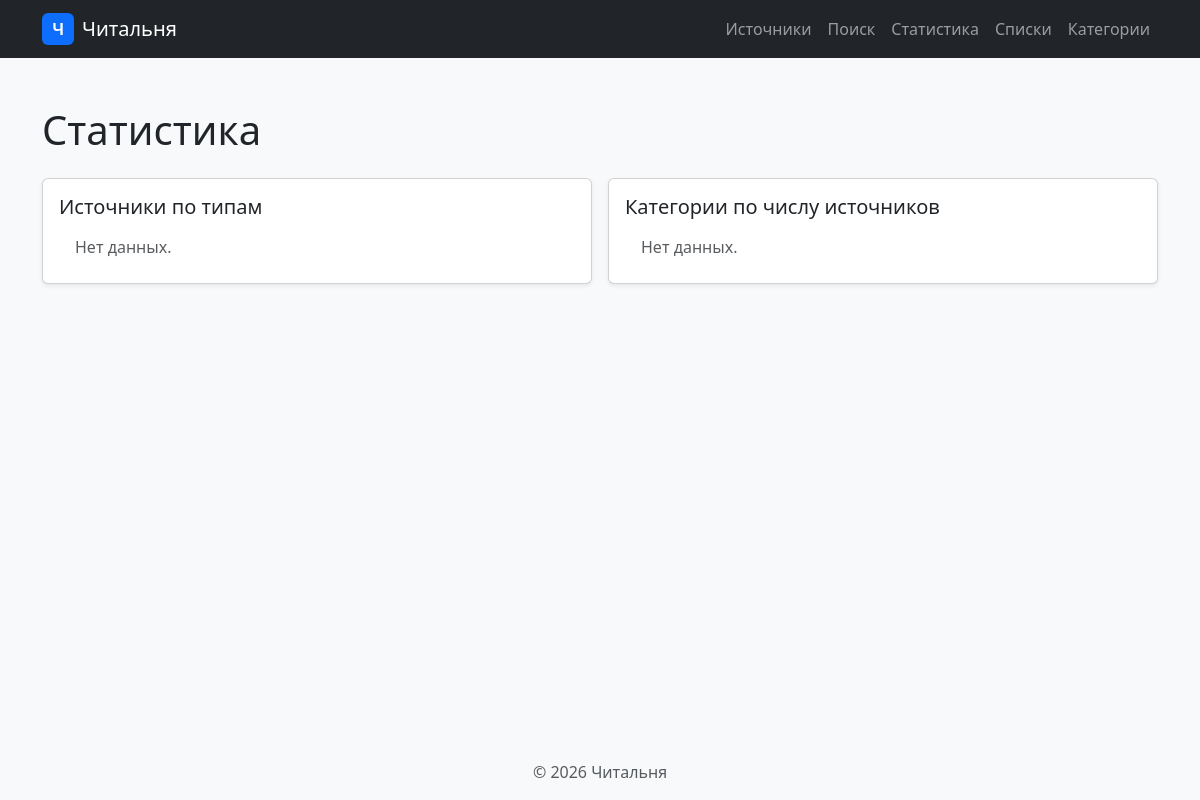
Before: /sources/stats/ with the older database file.
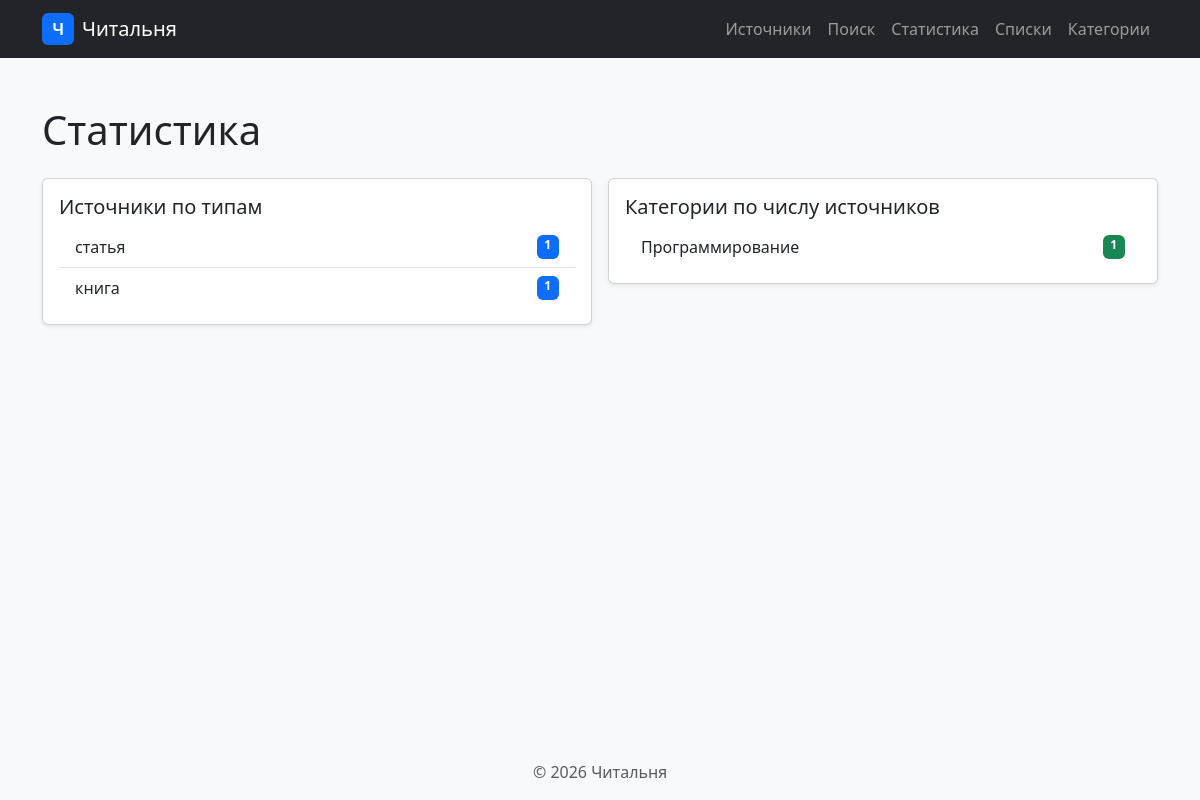
After: the same page with the newer database file.
### sources/models.py (models this page shows, shortened)
class Source(models.Model):
    class SourceType(models.TextChoices):
        BOOK = "книга", "Книга"
        ARTICLE = "статья", "Статья"
        LINK = "ссылка", "Ссылка"
    title = models.CharField(
        max_length=200,
        verbose_name="Название",
    )
    author = models.CharField(
        max_length=150,
        verbose_name="Автор",
    )
    year = models.PositiveIntegerField(
        verbose_name="Год издания",
    )
    type = models.CharField(
        max_length=20,
        choices=SourceType.choices,
        verbose_name="Тип",
    )
    class Meta:
        verbose_name = "Источник"
        verbose_name_plural = "Источники"
        ordering = ["title"]

### categories/models.py (models this page shows, shortened)
class Category(models.Model):
    name = models.CharField(
        max_length=100,
        unique=True,
        verbose_name="Название",
    )
    description = models.TextField(
        blank=True,
        verbose_name="Описание",
    )
    sources = models.ManyToManyField(
        Source,
        related_name="categories",
        blank=True,
        verbose_name="Источники",
    )
    class Meta:
        verbose_name = "Категория"
        verbose_name_plural = "Категории"
        ordering = ["name"]

### sources/views.py (the view)
# urls.py: path("stats/", views.stats, name="stats"),
def stats(request):
    by_type = (
        Source.objects.values("type")
        .annotate(count=Count("id"))
        .order_by("-count")
    )
    top_categories = (
        Category.objects.annotate(count=Count("sources"))
        .filter(count__gte=1)
        .order_by("-count", "name")
    )
    return render(
        request,
        "sources/stats.html",
        {"by_type": by_type, "top_categories": top_categories},
    )

### templates/sources/stats.html
{% extends "base.html" %} {% block title %}Статистика — Читальня{% endblock %}
{% block content %}
<h1 class="mb-4">Статистика</h1>
<div class="row g-3">
  <div class="col-md-6">
    <div class="card shadow-sm">
      <div class="card-body">
        <h5 class="card-title">Источники по типам</h5>
        <ul class="list-group list-group-flush">
          {% for item in by_type %}
          <li class="list-group-item d-flex justify-content-between">
            <span>{{ item.type }}</span>
            <span class="badge bg-primary">{{ item.count }}</span>
          </li>
          {% empty %}
          <li class="list-group-item text-muted">Нет данных.</li>
          {% endfor %}
        </ul>
      </div>
    </div>
  </div>
  <div class="col-md-6">
    <div class="card shadow-sm">
      <div class="card-body">
        <h5 class="card-title">Категории по числу источников</h5>
        <ul class="list-group list-group-flush">
          {% for item in top_categories %}
          <li class="list-group-item d-flex justify-content-between">
            <span>{{ item.name }}</span>
            <span class="badge bg-success">{{ item.count }}</span>
          </li>
          {% empty %}
          <li class="list-group-item text-muted">Нет данных.</li>
          {% endfor %}
        </ul>
      </div>
    </div>
  </div>
</div>
{% endblock %}

### templates/base.html (shortened to what this page needs)
{% load static %}
<!doctype html>
<html lang="ru">
  <head>
    <link
      href="https://cdn.jsdelivr.net/npm/bootstrap@5.3.3/dist/css/bootstrap.min.css"
      rel="stylesheet"
    />
    <link rel="stylesheet" href="{% static 'homepage/css/style.css' %}" />
  </head>
  <body class="d-flex flex-column min-vh-100">
    {% include "includes/navigation.html" %}
    <main class="container flex-grow-1 py-4">
      {% block content %}{% endblock %}
    </main>
    <footer class="bg-light text-center py-3 mt-auto">
      <p class="mb-0 text-muted">© <span id="current-year"></span> Читальня</p>
    </footer>
  </body>
</html>

### templates/includes/navigation.html
{% load static %}
<nav class="navbar navbar-expand-lg navbar-dark bg-dark mb-4">
  <div class="container">
    <a
      class="navbar-brand d-flex align-items-center"
      href="{% url 'homepage:index' %}"
    >
      <img
        src="{% static 'homepage/img/logo.svg' %}"
        alt="Читальня"
        height="32"
        class="me-2"
      />
      Читальня
    </a>
    <div class="navbar-nav">
      <a class="nav-link" href="{% url 'sources:list' %}">Источники</a>
      <a class="nav-link" href="{% url 'sources:search' %}">Поиск</a>
      <a class="nav-link" href="{% url 'sources:stats' %}">Статистика</a>
      <a class="nav-link" href="{% url 'lists:list' %}">Списки</a>
      <a class="nav-link" href="{% url 'categories:list' %}">Категории</a>
    </div>
  </div>
</nav>

### homepage/static/homepage/css/style.css (style rules this page uses)
body { background-color: #f8f9fa; }
.navbar-brand img { vertical-align: middle; }

Changed rows visible on the page:
added Source: type "статья", count "1"
added Source: type "книга", count "1"
added Category: name "Программирование", count "1"
Other visible differences:
text no longer shown: "Нет данных. Нет данных."
